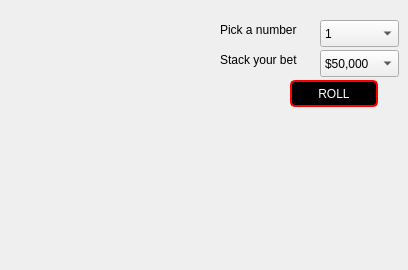
     <widget class="QWidget" name="casinoPage">
      <widget class="QWidget" name="widget_7" native="true">
       <property name="geometry">
        <rect>
         <x>30</x>
         <y>50</y>
         <width>221</width>
         <height>211</height>
        </rect>
       </property>
       <property name="styleSheet">
        <string notr="true">border-image: url(:/images/images/spiral.png)</string>
       </property>
      </widget>
      <widget class="QComboBox" name="comboBox">
       <property name="geometry">
        <rect>
         <x>320</x>
         <y>20</y>
         <width>79</width>
         <height>27</height>
        </rect>
       </property>
       <property name="styleSheet">
        <string notr="true">color: black;</string>
       </property>
       <item>
        <property name="text">
         <string>1</string>
        </property>
       </item>
       <item>
        <property name="text">
         <string>2</string>
        </property>
       </item>
       <item>
        <property name="text">
         <string>3</string>
        </property>
       </item>
       <item>
        <property name="text">
         <string>4</string>
        </property>
       </item>
       <item>
        <property name="text">
         <string>5</string>
        </property>
       </item>
       <item>
        <property name="text">
         <string>6</string>
        </property>
       </item>
       <item>
        <property name="text">
         <string>7</string>
        </property>
       </item>
       <item>
        <property name="text">
         <string>8</string>
        </property>
       </item>
      </widget>
      <widget class="QComboBox" name="comboBox_2">
       <property name="geometry">
        <rect>
         <x>320</x>
         <y>50</y>
         <width>79</width>
         <height>27</height>
        </rect>
       </property>
       <property name="styleSheet">
        <string notr="true">color: black;</string>
       </property>
       <item>
        <property name="text">
         <string>$50,000</string>
        </property>
       </item>
       <item>
        <property name="text">
         <string>$100,000</string>
        </property>
       </item>
       <item>
        <property name="text">
         <string>$150,000</string>
        </property>
       </item>
       <item>
        <property name="text">
         <string>$200,000</string>
        </property>
       </item>
       <item>
        <property name="text">
         <string>$250,000</string>
        </property>
       </item>
       <item>
        <property name="text">
         <string>$500,000</string>
        </property>
       </item>
       <item>
        <property name="text">
         <string>$1,000,000</string>
        </property>
       </item>
      </widget>
      <widget class="QLabel" name="label">
       <property name="geometry">
        <rect>
         <x>220</x>
         <y>20</y>
         <width>101</width>
         <height>20</height>
        </rect>
       </property>
       <property name="styleSheet">
        <string notr="true">color: black;</string>
       </property>
       <property name="text">
        <string>Pick a number</string>
       </property>
      </widget>
      <widget class="QLabel" name="label_3">
       <property name="geometry">
        <rect>
         <x>220</x>
         <y>50</y>
         <width>101</width>
         <height>20</height>
        </rect>
       </property>
       <property name="styleSheet">
        <string notr="true">color: black;</string>
       </property>
       <property name="text">
        <string>Stack your bet</string>
       </property>
      </widget>
      <widget class="QPushButton" name="pushButton">
       <property name="geometry">
        <rect>
         <x>290</x>
         <y>80</y>
         <width>88</width>
         <height>27</height>
        </rect>
       </property>
       <property name="styleSheet">
        <string notr="true">color:  white;
background-color: black;
border: 2px solid red;
border-radius: 5px;</string>
       </property>
       <property name="text">
        <string>ROLL</string>
       </property>
      </widget>
     </widget>
